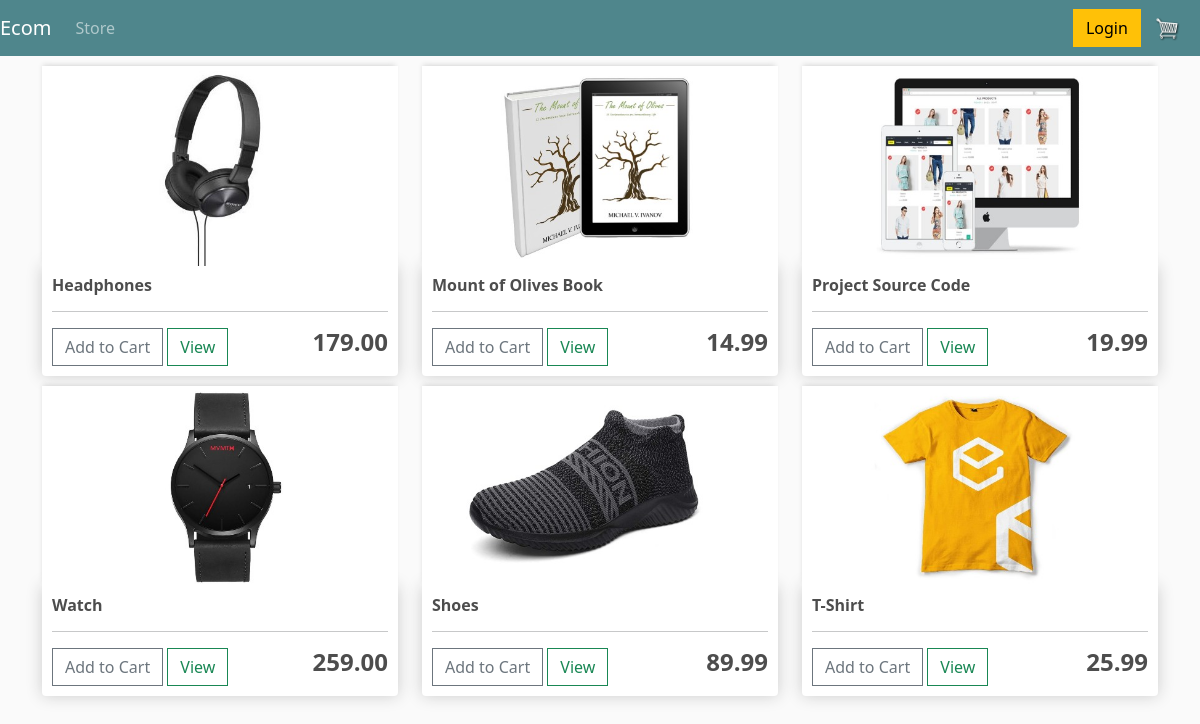
The page / on the database its author committed.
### store/models.py (models this page shows, shortened)
class Product (models.Model):
    name = models.CharField(max_length=200, null=True)
    price = models.FloatField()
    digital = models.BooleanField(default=False, null=True, blank=False)
    image = models.ImageField(null=True)
    @property
    def imageURL(self):
        try:
            url = self.image.url
        except:
            url = ""
        return url

### store/views.py (the view)
# urls.py: path('', include('store.urls'))
def store(request):
    products = Product.objects.all()
    context = {'products':products}
    return render(request, 'store/store.html', context)

### store/templates/store/store.html
{% extends "store/main.html" %}
{% load static %}
{% block content%}
<div class="row">
    {% for product in products %}
    <div class="col-lg-4">
        <img class="thumbnail" src="{{product.imageURL}}">
        <div class="box-element product">
            <h6><strong>{{product.name}}</strong></h6>
            <hr>
            <button data-product={{product.id}} data-action="add" class="btn btn-outline-secondary add-btn update-cart">Add to Cart</button>
            <a class="btn btn-outline-success" href="#">View</a>
            <h4 style="display: inline-block; float: right"><strong>
                {{product.price|floatformat:2}}
            </strong></h4>
        </div>
    </div>
    {% endfor %}
</div>
{% endblock content%}

### store/templates/store/main.html (shortened to what this page needs)
<!DOCTYPE html>
{% load static %}
<html>
<head>
  <link href="https://cdn.jsdelivr.net/npm/bootstrap@5.3.3/dist/css/bootstrap.min.css" rel="stylesheet"
>
  <link rel="stylesheet" type="text/css" href="{% static 'css/main.css' %}">
</head>
<body>
  <nav class="navbar navbar-expand-lg navbar-dark bg-dark">
    <a class="navbar-brand" href="{% url 'store' %}">Ecom</a>
    <div class="collapse navbar-collapse" id="navbarSupportedContent">
      <ul class="navbar-nav me-auto">
        <li class="nav-item active">
          <a class="nav-link" aria-current="page" href="{% url 'store' %}">Store</a>
        </li>
      </ul>
      <div class="form-inline my-2 my-lg-0">
        <a href="#" class="btn btn-warning">Login</a>
        <a href="{% url 'cart' %}">
          <img id="cart-icon" src="{% static 'images/cart.png' %}">
        </a>
      </div>
    </div>
  </nav>
  <div class="container">{% block content%} {% endblock content %}</div>
</body>
</html>

### static/css/main.css (style rules this page uses)
body { background-color: hsl(0, 0%, 98%); }
h1, h2, h3, h4, h5, h6 { color: hsl(0, 0%, 30%); }
.box-element { box-shadow: hsl(0, 0%, 80%) 0 0 16px; background-color: #fff; border-radius: 4px; padding: 10px; }
.thumbnail { width: 100%; height: 200px; -webkit-box-shadow: -1px -3px 5px -2px rgba(214, 214, 214, 1); -moz-box-shadow: -1px -3px 5px -2px rgba(214, 214, 214, 1); box-shadow: -1px -3px 5px -2px rgba(214, 214, 214, 1); }
.product { border-radius: 0 0 4px 4px; }
.bg-dark { background-color: #4f868c !important; }
#cart-icon { width: 25px; display: inline-block; margin-left: 10px; margin-right: 20px; }
.col-lg-4, .col-lg-6, .col-lg-8, .col-lg-12 { margin-top: 10px; }
.btn { border-radius: 0; }

### rows shown on the page
Product: imageURL (picture), name "Headphones", price "179.00"
Product: imageURL (picture), name "Mount of Olives Book", price "14.99"
Product: imageURL (picture), name "Project Source Code", price "19.99"
Product: imageURL (picture), name "Watch", price "259.00"
Product: imageURL (picture), name "Shoes", price "89.99"
Product: imageURL (picture), name "T-Shirt", price "25.99"
